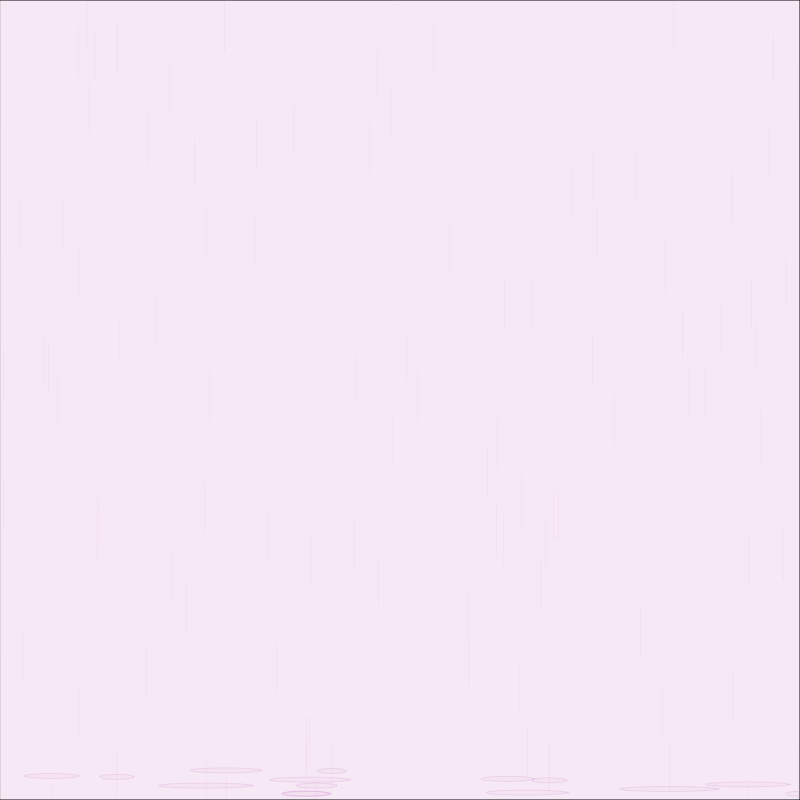
Frame 1 (no input)
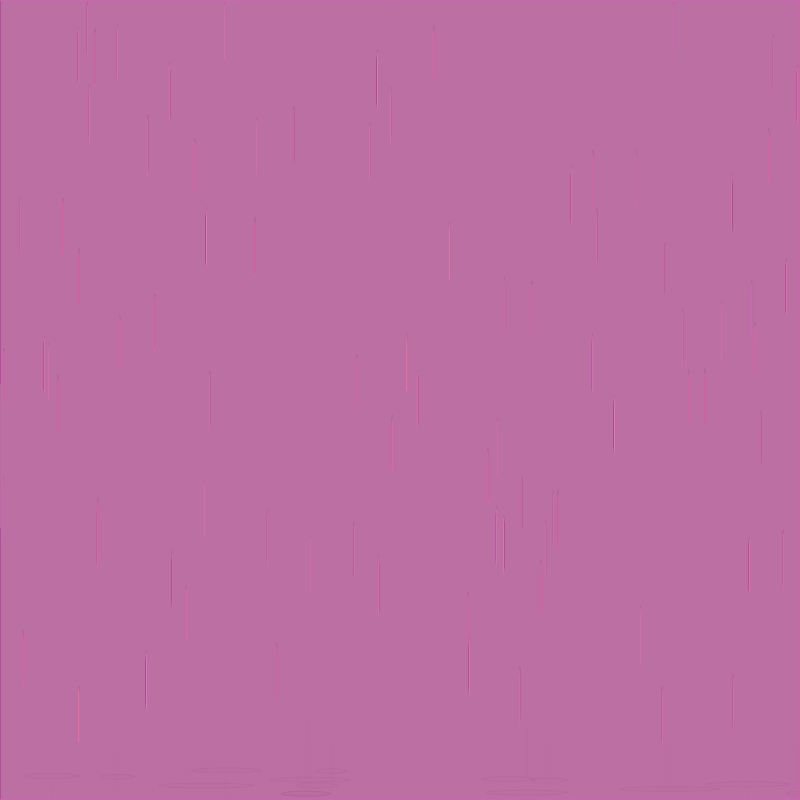
Frame 60 (no input)
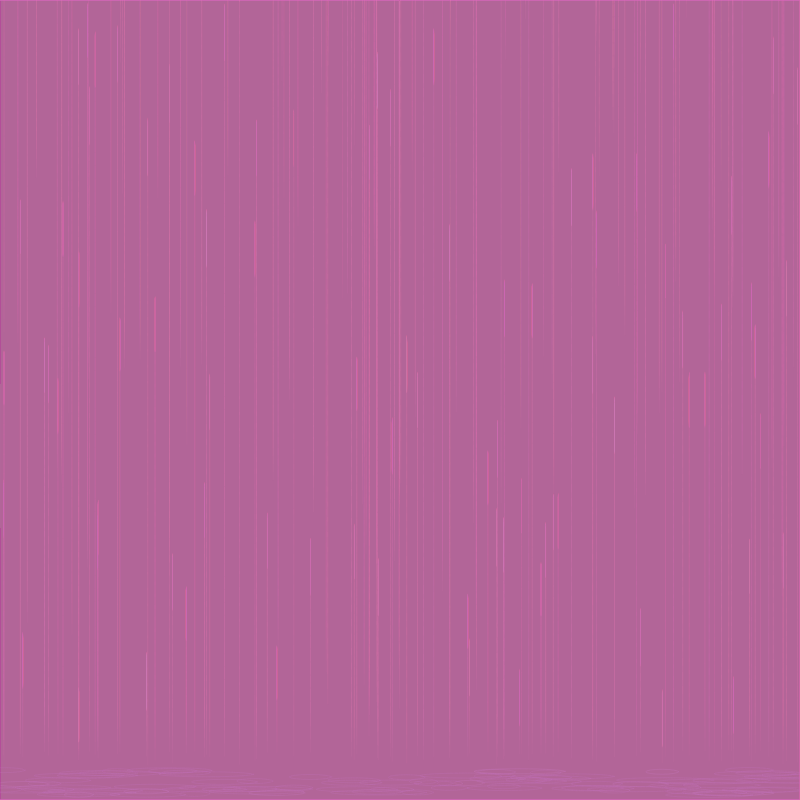
Frame 120 (the mouse pressed at the canvas centre since frame 60)

The p5.js sketch that drew these frames (run headless with seeded random() and noise() and a simulated clock; from frame 60 on, the mouse is pressed at the canvas centre):

// p5.js sketch
// ── sketch.js
var d = [];

function setup() {
  createCanvas(800, 800);
  background(200,120,200,30);
  for (var i = 0; i < 100; i++) {
    d.push(new Drop(random(0, 800), random(0, 800), random(2, 4)));
  }
}

function draw() {
  fill(170,100,140,10);
  rect(0, 0, 800);
  for (var i = 0; i < d.length; i++) {
    d[i].displ();
  }
}

function Drop(x, y, sp) {
  var x1 = x;
  var y1 = y;
  var x2;
  var y2;
  var s = sp;
  var vel;

  this.displ = function() {
    var mx = mouseX / 100;
    if (mx <= 0) {
      mx = 0.05;
    }
    y1 = y1 + s * mx;
    x2 = x1;
    y2 = y1 + 50;

    stroke(220,120,180,20);
    line(x1, y1, x2, y2);

    if (y1 >= 800 - 100) {
      stroke(200,120,200,50);
      ellipse(x1, 825 - random(30, 55), random(25, 100), 5);
      x1 = random(0, 800);
      y1 = -60;
    }
  }
}
